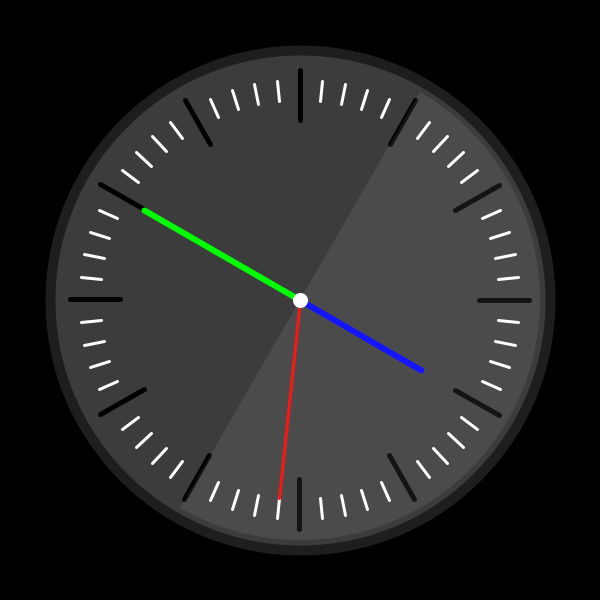
Frame 1 (no input)
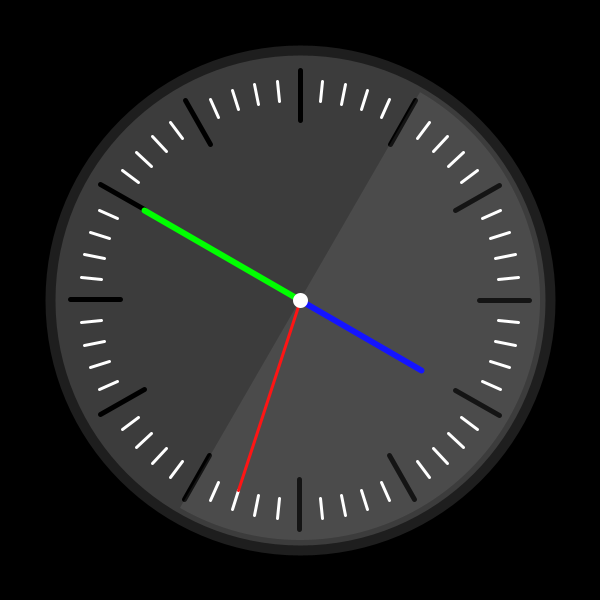
Frame 60 (the mouse pressed at the canvas centre just before this capture)
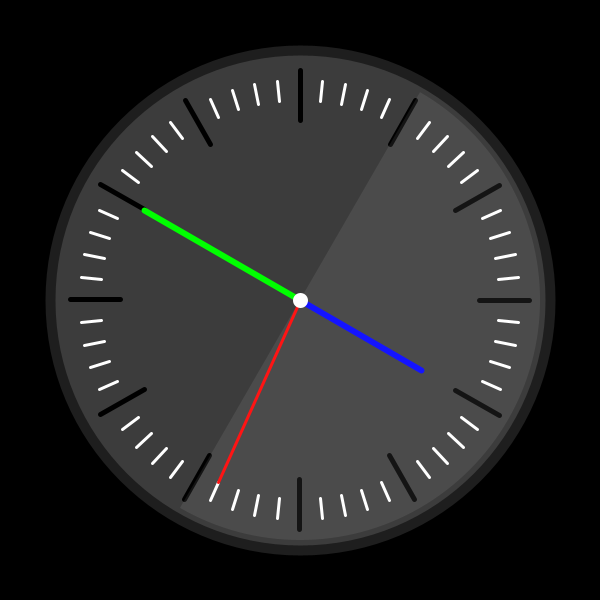
Frame 120 (the mouse held since frame 60 and released just before this capture)

The Processing sketch that drew these frames (run headless with seeded random() and noise(); from frame 60 on, the mouse is pressed at the canvas centre):

// Processing sketch: Clock
// ── Clock.pde
int h,m,s;

void setup()
{
  size(600,600);
}

void draw()
{
  background(0);
  stroke(30);
  strokeWeight(10);
  fill(60);
  translate(width/2,height/2);
  ellipse(0,0,500,500);
  
  h = hour();
  m = minute();
  s = second();
  
  // Guides
  pushMatrix();
  stroke(255);
  for(float i=1;i<=60;i++)
  {
    float rot = PI/30;
    rotate(rot);
    if(i%5==0)
    {
      strokeWeight(5);
      stroke(0);
      line(0,-180,0,-230);
    }
    else
    {
      strokeWeight(3);
      stroke(255);
      line(0,-200,0,-220);
    }
  }
  popMatrix();
  
  // second
  pushMatrix();
  rotate((PI/30)*s);
  stroke(255,0,0);
  strokeWeight(3);
  line(0,0,0,-200);
  popMatrix();
  
  // minute
  pushMatrix();
  rotate((PI/30)*m);
  stroke(0,255,0);
  strokeWeight(6);
  line(0,0,0,-180);
  popMatrix();
  
  // hour
  pushMatrix();
  rotate((PI/6)*h);
  stroke(0,0,255);
  strokeWeight(6);
  line(0,0,0,-140);
  popMatrix();
  
  strokeWeight(15);
  stroke(255);
  point(0,0);
  
  fill(255,255,255,20);
  noStroke();
  arc(0,0,480,480,-PI/3,2*PI/3,OPEN);
}
